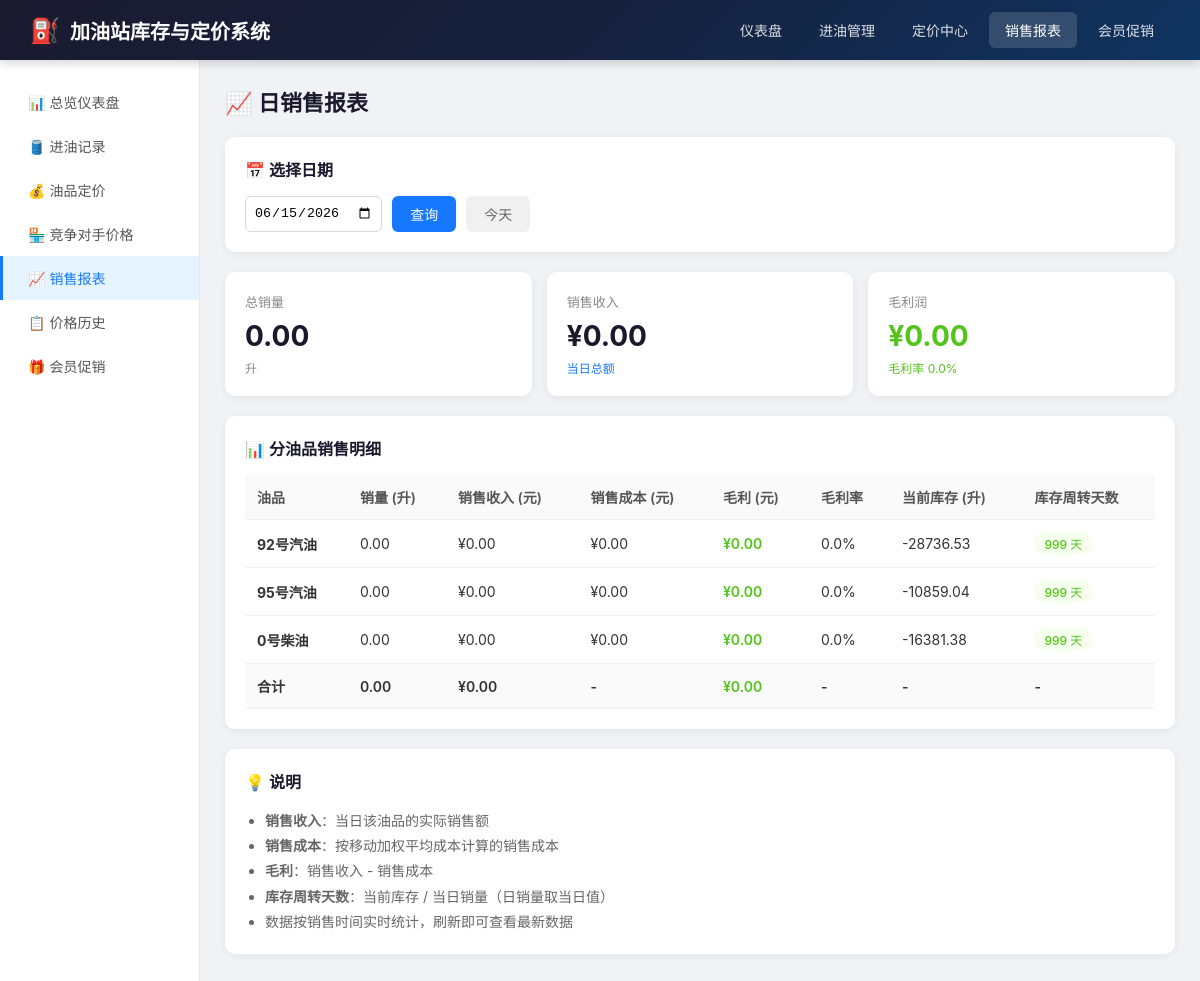
Before: /sales/report with the older database file.
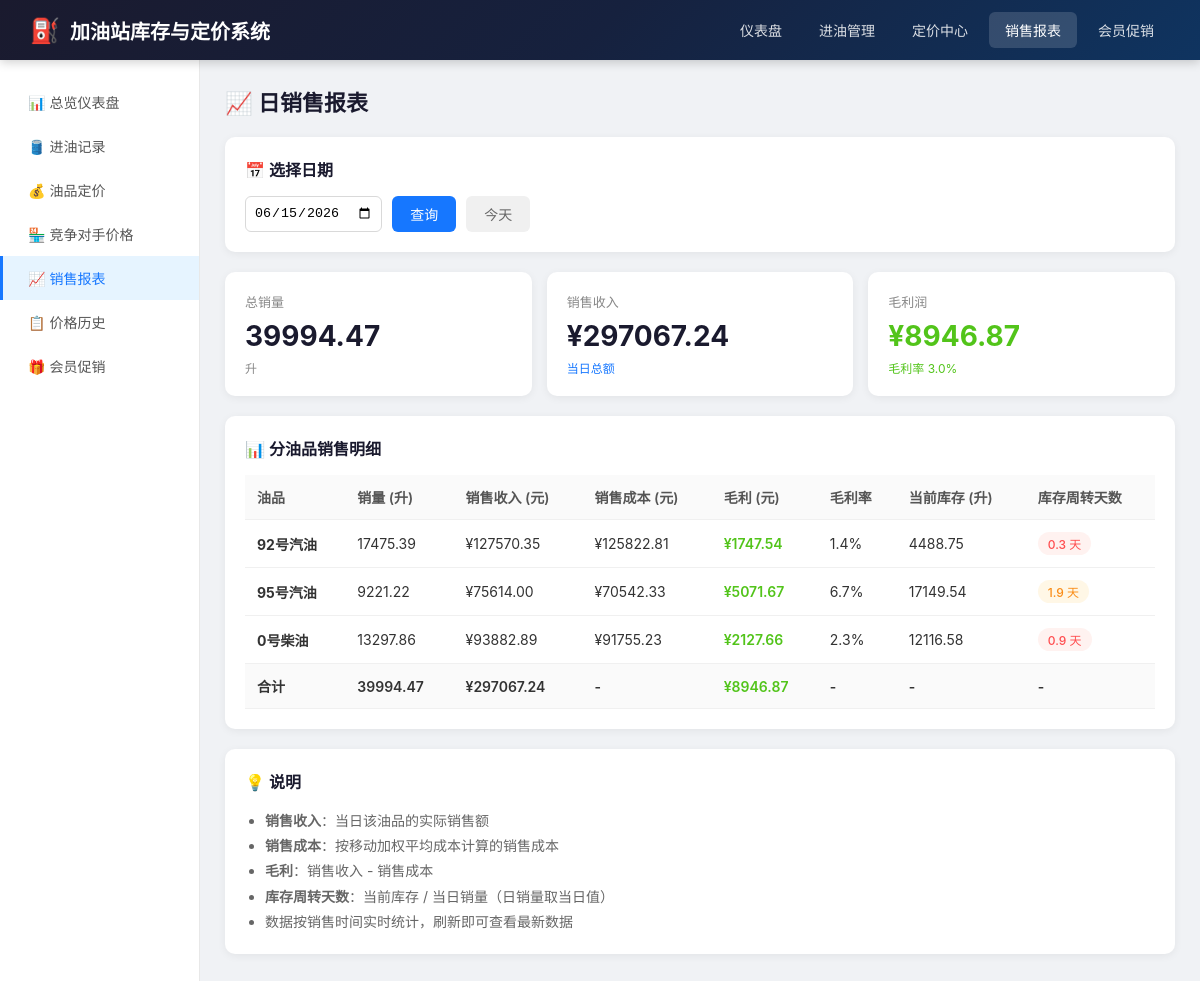
After: the same page with the newer database file.
### models.py (models this page shows, shortened)
class Fuel(db.Model):
    __tablename__ = 'fuels'
    id = db.Column(db.Integer, primary_key=True)
    code = db.Column(db.String(20), unique=True, nullable=False)
    name = db.Column(db.String(50), nullable=False)
    tank_capacity = db.Column(db.Float, default=50000)
    current_price = db.Column(db.Float, nullable=False)
    price_update_time = db.Column(db.DateTime, default=datetime.now)
    created_at = db.Column(db.DateTime, default=datetime.now)
    intake_records = db.relationship('IntakeRecord', backref='fuel', lazy='dynamic')
    sales_records = db.relationship('SalesRecord', backref='fuel', lazy='dynamic')
    price_histories = db.relationship('PriceHistory', backref='fuel', lazy='dynamic')
    competitor_prices = db.relationship('CompetitorPrice', backref='fuel', lazy='dynamic')
    member_promotions = db.relationship('MemberPromotion', backref='fuel', lazy='dynamic')

### app.py (the view)
@app.route('/sales/report')
def sales_report():
    date_str = request.args.get('date')
    if date_str:
        report_date = datetime.strptime(date_str, '%Y-%m-%d').date()
    else:
        report_date = datetime.now().date()
    fuels = Fuel.query.all()
    daily_sales = get_daily_sales(report_date)
    report_data = []
    total_revenue = 0
    total_profit = 0
    total_volume = 0
    for fuel in fuels:
        sales = daily_sales.get(fuel.id, {'volume': 0, 'revenue': 0, 'profit': 0})
        avg_cost = get_moving_average_cost(fuel.id)
        current_stock = get_current_stock(fuel.id)
        turnover_days = current_stock / sales['volume'] if sales['volume'] > 0 else 999
        report_data.append({
            'fuel_name': fuel.name,
            'volume': round(sales['volume'], 2),
            'revenue': round(sales['revenue'], 2),
            'cost': round(sales['volume'] * avg_cost, 2),
            'profit': round(sales['profit'], 2),
            'avg_cost': round(avg_cost, 3),
            'current_stock': round(current_stock, 2),
            'turnover_days': round(turnover_days, 1)
        })
        total_revenue += sales['revenue']
        total_profit += sales['profit']
        total_volume += sales['volume']
    return render_template('sales_report.html',
                         report_date=report_date,
                         report_data=report_data,
                         total_revenue=round(total_revenue, 2),
                         total_profit=round(total_profit, 2),
                         total_volume=round(total_volume, 2))

### utils.py (called while the page is built)
def get_current_stock(fuel_id):
    intakes = IntakeRecord.query.filter_by(fuel_id=fuel_id).all()
    total_intake = sum(r.volume for r in intakes)
    sales = SalesRecord.query.filter_by(fuel_id=fuel_id).all()
    total_sales = sum(r.volume for r in sales)
    return total_intake - total_sales

def get_moving_average_cost(fuel_id):
    intakes = IntakeRecord.query.filter_by(fuel_id=fuel_id)\
        .order_by(IntakeRecord.intake_time.asc()).all()
    if not intakes:
        return 0
    total_volume = 0
    total_cost = 0
    for intake in intakes:
        new_total_volume = total_volume + intake.volume
        new_total_cost = total_cost + (intake.volume * intake.cost_price)
        total_volume = new_total_volume
        total_cost = new_total_cost
    if total_volume == 0:
        return 0
    return total_cost / total_volume

### templates/sales_report.html (shortened to what this page needs)
{% extends 'base.html' %}
{% block content %}
<h2 class="page-title">📈 日销售报表</h2>
<div class="card">
    <div class="card-title">
        <span>📅 选择日期</span>
    </div>
    <form method="GET" style="display: flex; gap: 10px; align-items: center;">
        <input type="date" name="date" value="{{ report_date.strftime('%Y-%m-%d') }}" class="form-control" style="padding: 8px; border: 1px solid #d9d9d9; border-radius: 6px;">
        <button type="submit" class="btn btn-primary">查询</button>
        <a href="{{ url_for('sales_report') }}" class="btn" style="background: #f0f0f0; color: #666;">今天</a>
    </form>
</div>
<div class="stat-cards">
    <div class="stat-card">
        <div class="stat-label">总销量</div>
        <div class="stat-value">{{ '%.2f'|format(total_volume) }}</div>
        <div class="stat-change" style="color: #888;">升</div>
    </div>
    <div class="stat-card">
        <div class="stat-label">销售收入</div>
        <div class="stat-value">¥{{ '%.2f'|format(total_revenue) }}</div>
        <div class="stat-change" style="color: #1677ff;">当日总额</div>
    </div>
    <div class="stat-card">
        <div class="stat-label">毛利润</div>
        <div class="stat-value" style="color: #52c41a;">¥{{ '%.2f'|format(total_profit) }}</div>
        <div class="stat-change" style="color: #52c41a;">
            毛利率 {{ '%.1f'|format((total_profit/total_revenue*100) if total_revenue else 0) }}%
        </div>
    </div>
</div>
<div class="card">
    <div class="card-title">📊 分油品销售明细</div>
    <table>
        <thead>
            <tr>
                <th>油品</th>
                <th>销量 (升)</th>
                <th>销售收入 (元)</th>
                <th>销售成本 (元)</th>
                <th>毛利 (元)</th>
                <th>毛利率</th>
                <th>当前库存 (升)</th>
                <th>库存周转天数</th>
            </tr>
        </thead>
        <tbody>
            {% for item in report_data %}
            <tr>
                <td><strong>{{ item.fuel_name }}</strong></td>
                <td>{{ '%.2f'|format(item.volume) }}</td>
                <td>¥{{ '%.2f'|format(item.revenue) }}</td>
                <td>¥{{ '%.2f'|format(item.cost) }}</td>
                <td style="color: {% if item.profit >= 0 %}#52c41a{% else %}#ff4d4f{% endif %}; font-weight: 600;">
                    ¥{{ '%.2f'|format(item.profit) }}
                </td>
                <td>
                    {% set margin = (item.profit / item.revenue * 100) if item.revenue else 0 %}
                    {{ '%.1f'|format(margin) }}%
                </td>
                <td>{{ '%.2f'|format(item.current_stock) }}</td>
                <td>
                    <span class="tag {% if item.turnover_days > 3 %}tag-green{% elif item.turnover_days > 1 %}tag-orange{% else %}tag-red{% endif %}">
                        {{ item.turnover_days }} 天
                    </span>
                </td>
            </tr>
            {% endfor %}
        </tbody>
        <tfoot>
            <tr style="background: #fafafa; font-weight: 600;">
                <td>合计</td>
                <td>{{ '%.2f'|format(total_volume) }}</td>
                <td>¥{{ '%.2f'|format(total_revenue) }}</td>
                <td>-</td>
                <td style="color: #52c41a;">¥{{ '%.2f'|format(total_profit) }}</td>
                <td>-</td>
                <td>-</td>
                <td>-</td>
            </tr>
        </tfoot>
    </table>
</div>
<div class="card">
    <div class="card-title">💡 说明</div>
    <ul style="line-height: 1.8; color: #666; font-size: 14px; margin-left: 20px;">
        <li><strong>销售收入</strong>：当日该油品的实际销售额</li>
        <li><strong>销售成本</strong>：按移动加权平均成本计算的销售成本</li>
        <li><strong>毛利</strong>：销售收入 - 销售成本</li>
        <li><strong>库存周转天数</strong>：当前库存 / 当日销量（日销量取当日值）</li>
        <li>数据按销售时间实时统计，刷新即可查看最新数据</li>
    </ul>
</div>
{% endblock %}

Changed rows visible on the page:
changed Fuel "92号汽油": volume "0.00" → "17475.39"; revenue "0.00" → "127570.35"; cost "0.00" → "125822.81"; profit "0.00" → "1747.54"; margin "0.0" → "1.4"; current_stock "-28736.53" → "4488.75"; turnover_days "999" → "0.3"
changed Fuel "95号汽油": volume "0.00" → "9221.22"; revenue "0.00" → "75614.00"; cost "0.00" → "70542.33"; profit "0.00" → "5071.67"; margin "0.0" → "6.7"; current_stock "-10859.04" → "17149.54"; turnover_days "999" → "1.9"
changed Fuel "0号柴油": volume "0.00" → "13297.86"; revenue "0.00" → "93882.89"; cost "0.00" → "91755.23"; profit "0.00" → "2127.66"; margin "0.0" → "2.3"; current_stock "-16381.38" → "12116.58"; turnover_days "999" → "0.9"
Other visible differences:
{{ '%.2f'|format(total_volume) }}: "0.00" → "39994.47"
{{ '%.2f'|format(total_revenue) }}: "0.00" → "297067.24"
{{ '%.2f'|format(total_profit) }}: "0.00" → "8946.87"
text no longer shown: "0.0"
text now shown: "3.0"
